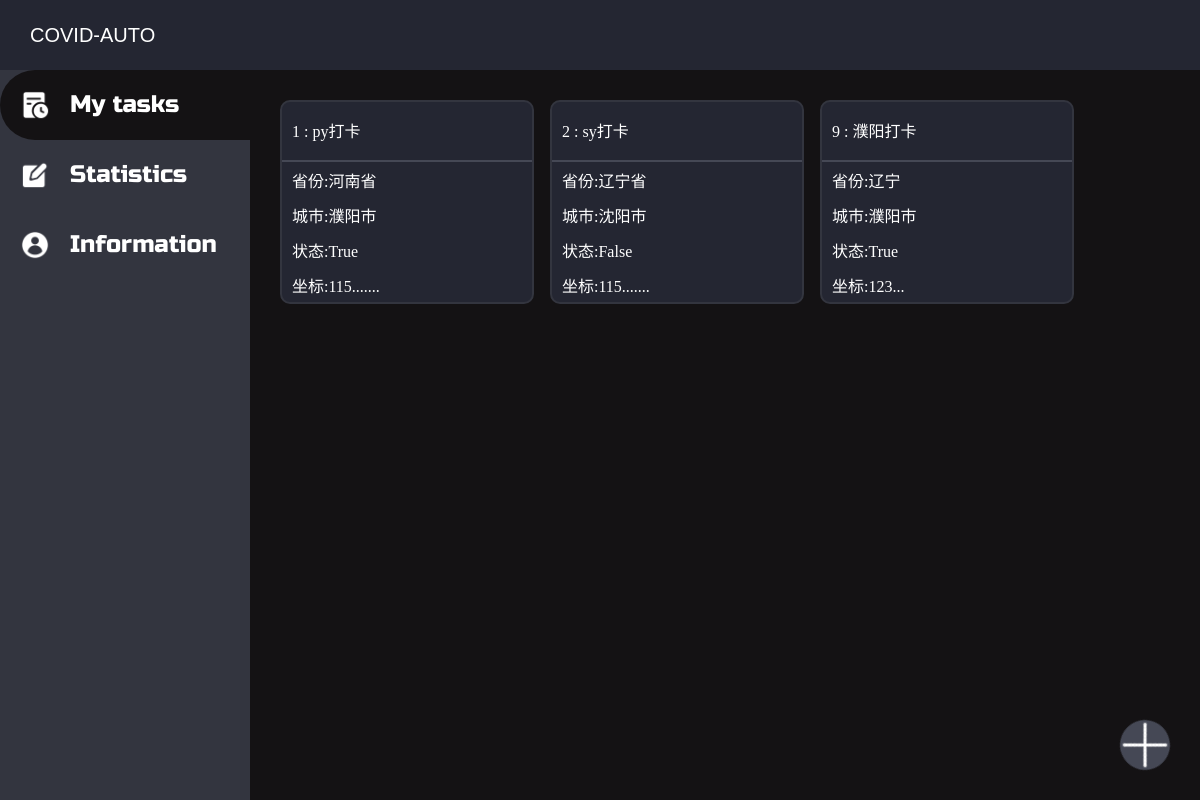
The app's page /task/ (signed in) with its own data.
### task/models.py (models this page shows)
class Task(models.Model):
    task_owner = models.ForeignKey(User, on_delete = models.DO_NOTHING) # 设置task使用者
    on_or_off = models.BooleanField(default = False) # 是否启用
    task_title = models.CharField(max_length = 50) # 任务名称
    task_province = models.CharField(max_length = 20) # 省份
    task_city = models.CharField(max_length = 30) # 城市
    task_coordinate = models.CharField(max_length = 50, default = '') # 坐标

### task/views.py (the view)
# urls.py: path('', views.control_tasks, name = 'control_tasks'),
def control_tasks(request):
    if request.user.username != '': # 如果登录成功
        context = {}
        context['tasks'] = Task.objects.filter(task_owner = request.user)
        return render(request, 'task.html', context)
    else: # 如果未登录，则跳转登录界面
        return redirect('/login_page/')

### task/templates/task.html (shortened to what this page needs)
{% extends 'task_base.html' %}
{% block li_tasks %}<li class="icon-tasks li-active">My tasks</li>{% endblock %}
{% block task_content %}
    {% for task in tasks %}
        <div class="items" onclick="popWindow(this)">
            <div class="item-title"><span>{{ task.id }}</span> : {{ task.task_title }}</div>
            <div class="item-content">
                <div class="location-province">省份:{{ task.task_province }}</div>
                <div class="location-city">城市:{{ task.task_city }}</div>
                <div class="on-off">状态:{{ task.on_or_off }}</div>
                <div class="coordinate">坐标:{{ task.task_coordinate|truncatechars:7 }}...</div>
            </div>
        </div>
    {% endfor %}
{% endblock %}
{% block body_extension %}
<div class="create-task-btn" title="创建新task" onclick="createWindow()"></div>
{% endblock %}

### static/css/task.css (style rules this page uses)
* { padding: 0; margin: 0; }
html, body { width: 100%; height: 100%; }
div.left-nav ul li { height: 70px; line-height: 70px; padding-left: 70px; cursor: pointer; }
li.icon-tasks { background: url(/static/icons/icon-tasks.png) no-repeat 20px 20px; background-size: 30px 30px; }
li.li-active { background-color: #141214; border-radius: 35px 0 0 35px; }
div.content .items { background-color: #242632; border: 2px solid #33353F; border-radius: 10px; margin: 30px; height: 200px; width: 250px; display: grid; grid-template-rows: 60px 140px; overflow: hidden; cursor: pointer; }
div.items div.item-title { line-height: 60px; color: white; font-family: 'ZCOOL KuaiLe', cursive; width: 100%; border-bottom: 2px solid #454855; padding-left: 10px; }
div.items div.item-content { padding-left: 10px; width: 100%; display: grid; grid-template-rows: 1fr 1fr 1fr 1fr; align-items: center; color: white; font-family: 'ZCOOL KuaiLe', cursive; }
div.create-task-btn { position: fixed; height: 50px; width: 50px; right: 30px; bottom: 30px; border-radius: 25px; cursor: pointer; background: #454855 url(/static/icons/icon-close.png) no-repeat 0 0; background-size: 50px 50px; transform: rotate(45deg); }

### records on screen
Task: id "1", task_title "py打卡", task_province "河南省", task_city "濮阳市", on_or_off "True", task_coordinate "115...."
Task: id "2", task_title "sy打卡", task_province "辽宁省", task_city "沈阳市", on_or_off "False", task_coordinate "115...."
Task: id "9", task_title "濮阳打卡", task_province "辽宁", task_city "濮阳市", on_or_off "True", task_coordinate "123"
